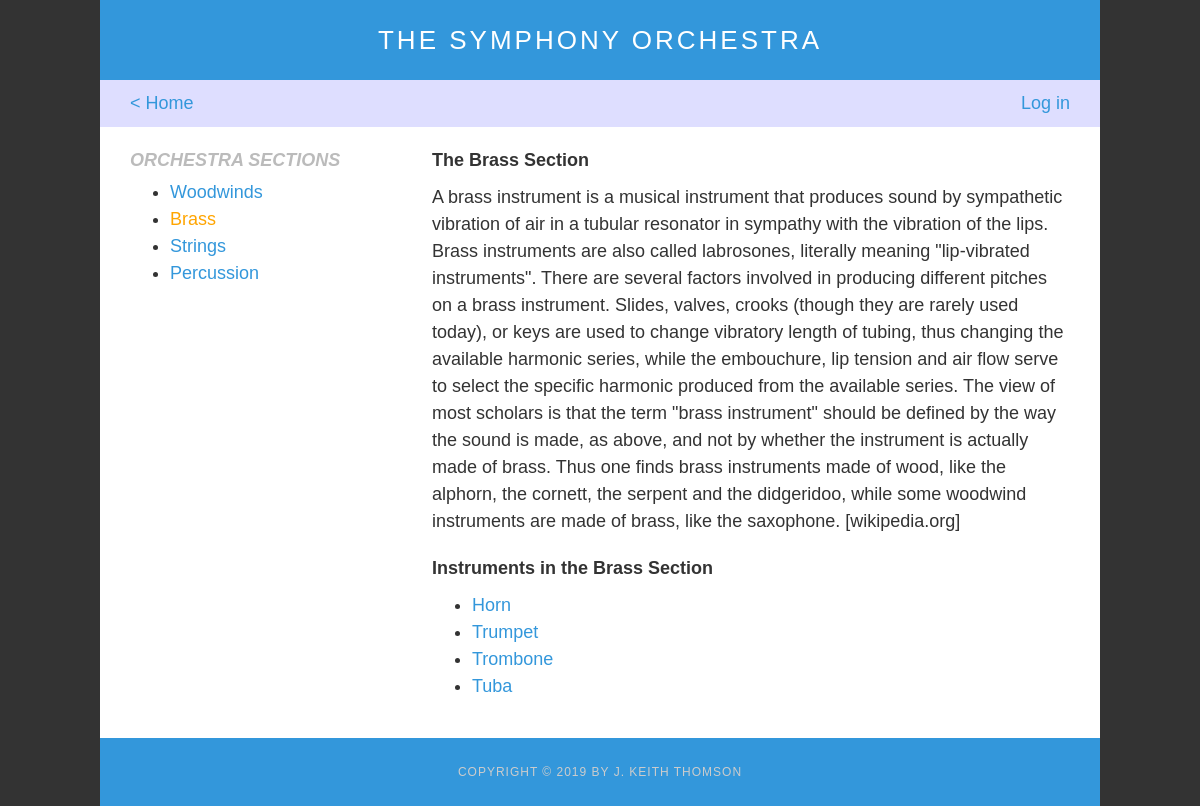
The app's page /category/2/ with its own data.
### database_setup.py (models this page shows, shortened)
class Category(Base):
    __tablename__ = 'category'
    name = Column(String(250), nullable=False)
    id = Column(Integer, primary_key=True)
    description = Column(String(1200), nullable=False)

class Instrument(Base):
    __tablename__ = 'instrument'
    name = Column(String(80), nullable=False)
    id = Column(Integer, primary_key=True)
    description = Column(String(1200))
    picture_url = Column(String(250))
    picture_attr = Column(String(250))
    category_id = Column(Integer, ForeignKey('category.id'))
    user_id = Column(Integer, ForeignKey('user.id'))

### catalog.py (the view)
@app.route('/category/<int:category_id>/')
def showCategory(category_id):
    categories = session.query(Category).all()
    category = session.query(Category).filter_by(id=category_id).one_or_none()
    if not category:
        return "404 error: category not found", 404
    instruments = session.query(Instrument).filter_by(category_id=category_id)
    umail = getUserEmail()
    return render_template(
        'showcategory.html', user_email=umail,
        categories=categories, category=category, instruments=instruments,
        category_id=category_id)

### catalog.py (called while the page is built)
def getUserEmail():
    if 'email' in login_session:
        return login_session['email']
    return None

### templates/showcategory.html (shortened to what this page needs)
{% extends "layout.html" %}
{% block back %}
<div class="back-arrow">
    <a href="{{url_for('showOrchestra')}}"> < Home</a>
</div>
{% endblock %}
{% block main %}
<nav>
	<h2>Orchestra Sections</h2>
	<ul>
		{% if categories %}
			{% for c in categories %}
				<li>
					{% if c.id == category.id %}
						<a class="selected" href="{{url_for( 'showCategory', category_id=c.id)}}">{{c.name}}</a>
					{% else %}
						<a href="{{url_for( 'showCategory', category_id=c.id)}}">{{c.name}}</a>
					{% endif %}
				</li>
			{% endfor %}
		{% else %}
			<li>No categories in list!</li>
		{% endif %}
	</ul>
</nav>
<article>
	<div>
		<h3>The {{category.name}} Section</h3>
		<p>{{category.description}}</p>
	</div>
	<h3>Instruments in the {{category.name}} Section</h3>
	<ul>
		{% if instruments %}
			{% for i in instruments %}
				<li>
					<a href="{{url_for( 'showInstrument', category_id=i.category_id, instrument_id=i.id)}}">{{i.name}}</a>
				</li>
			{% endfor %}
		{% else %}
			<li>No instruments in list!</li>
		{% endif %}
	</ul>
</article>
{% endblock %}

### static/style.css (style rules this page uses)
body,th,p { font-family: Arial, Helvetica, sans-serif; font-size: 18px; color: #333; line-height: 1.5; margin: 0; padding: 0; }
body { background-color: #333; margin: 0; position:relative; max-width: 1000px; min-width: 320px; }
ul { margin-top: 5px; }
p { margin: 0 0 20px 0; }
a, a:hover, a:focus, a:visited { color: #3397db; text-decoration: none; }
a.selected { color: orange; }
h1, h2, h3, h4, h5, h6 { margin: 0; }
article, aside, canvas, details, figcaption, figure, footer, header, hgroup, menu, nav, section { display: block; }
nav { display: inline-block; width: 100%; }
nav h2 { color: #bbb; font-style: italic; text-transform: uppercase; }
article, form { display: inline-block; width: 100%; }
h2, h3 { font-size: 18px; }
h3 { margin: 0 0 10px 0; }
.status-bar, .login, .back-arrow { background-color: #dedeff; }
.login, .back-arrow { display: inline-block; color: #aaa; }
.back-arrow { width: 20%; }
@media only screen and (min-width: 640px) { nav { width: 30%; } }
@media only screen and (min-width: 640px) { article, form { width: calc(70% - 20px); padding-left: 20px; } }
@media only screen and (min-width: 1000px) { body { margin: 0 auto; } }

### records on screen
Category: name "Woodwinds"
Category: name "Brass", description "A brass instrument is a musical instrument that produces sound by sympathetic vibration of air in a tubular resonator in sympathy with the vibration of the lips. Brass instruments are also called labrosones, literally meaning \"lip-vibrated instruments\". There are several factors involved in producing different pitches on a brass instrument. Slides, valves, crooks (though they are rarely used today), or keys are used to change vibratory length of tubing, thus changing the available harmonic series, while the embouchure, lip tension and air flow serve to select the specific harmonic produced from the available series. The view of most scholars is that the term \"brass instrument\" should be…"
Category: name "Strings"
Category: name "Percussion"
Instrument: name "Horn"
Instrument: name "Trumpet"
Instrument: name "Trombone"
Instrument: name "Tuba"
